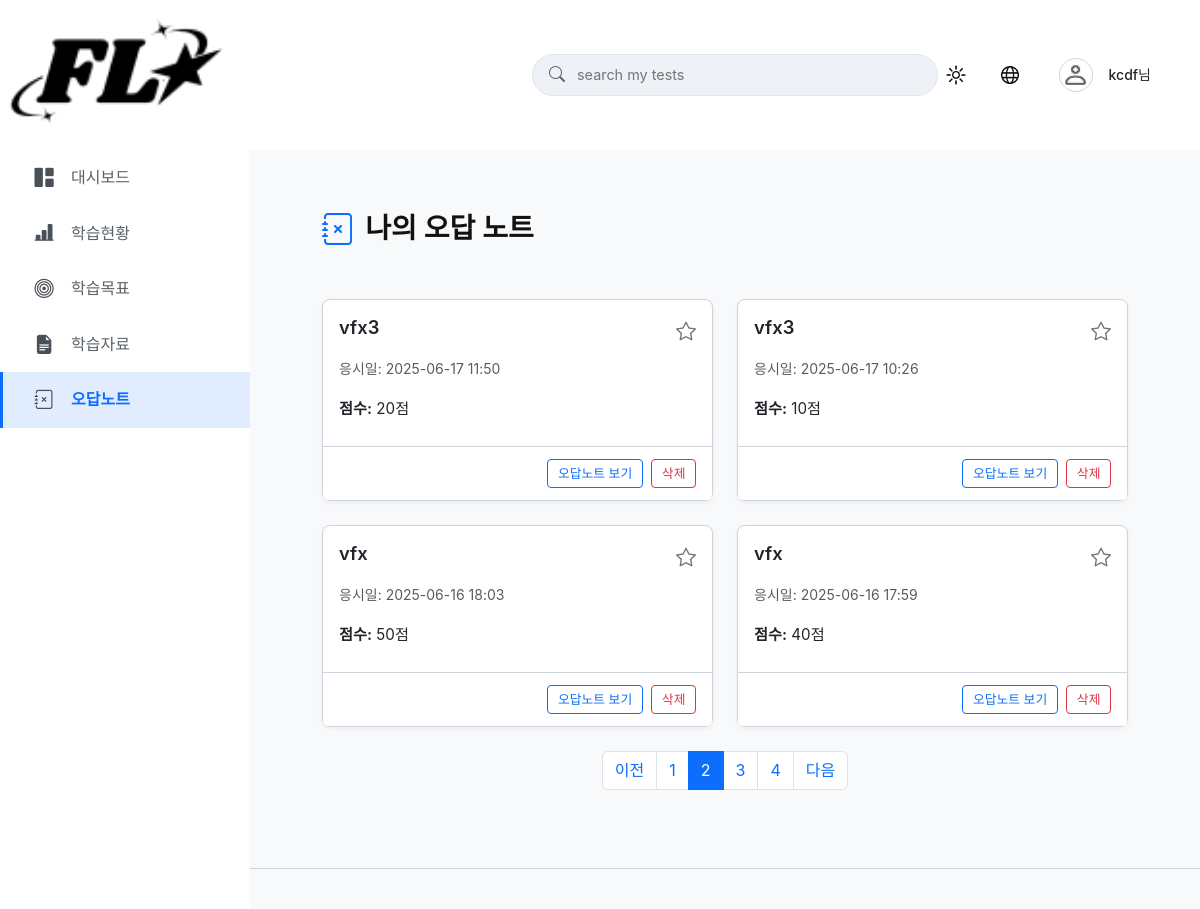
Before: /flo_my/mypage/incorrect-notes/?page=2 (signed in) with the older database file.
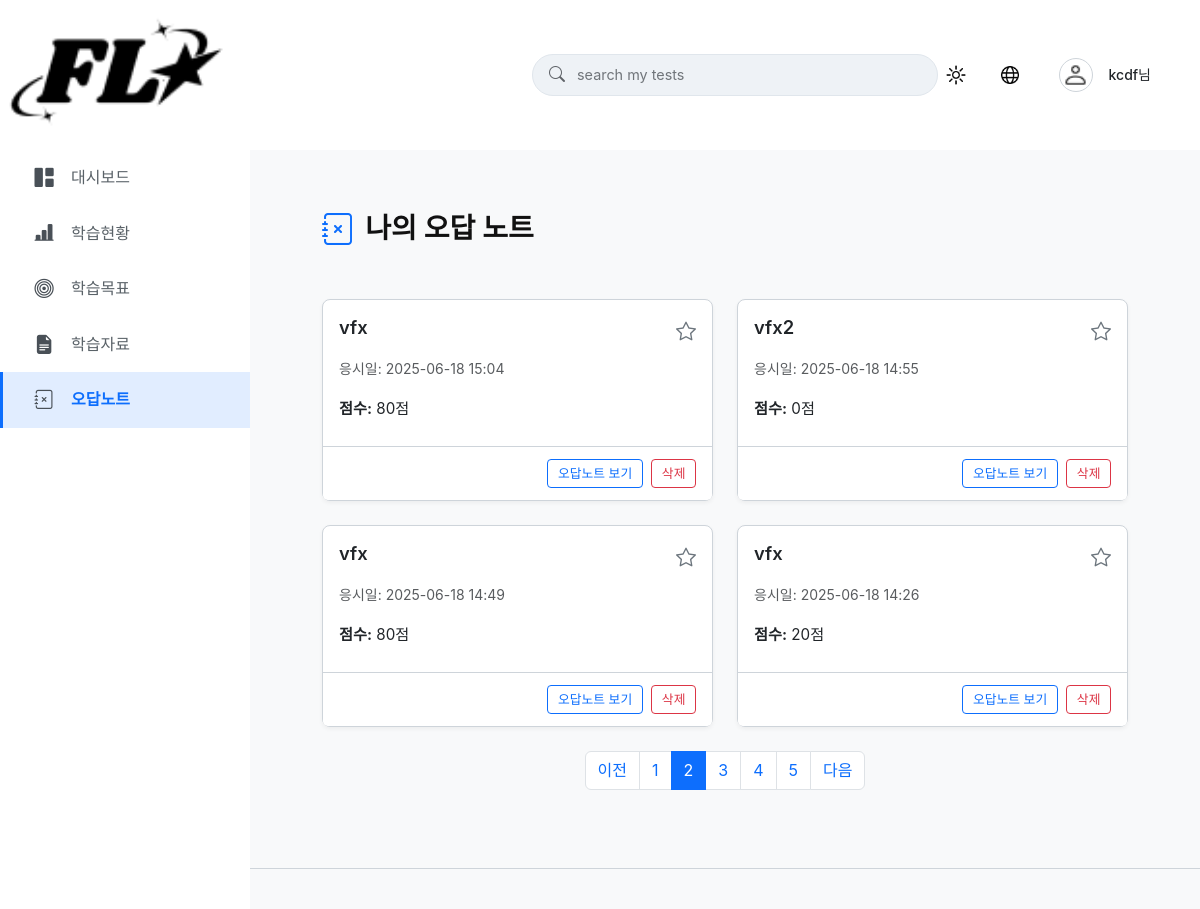
After: the same page with the newer database file.
### flo_exam/models.py (models this page shows, shortened)
class UserExamSession(models.Model):
    user = models.ForeignKey(
        settings.AUTH_USER_MODEL,
        on_delete=models.CASCADE, # 사용자 삭제 시 관련 세션도 삭제
        null=True, blank=True, # 비로그인 사용자도 응시 가능하도록
        verbose_name="응시자"
    )
    generated_exam = models.ForeignKey(
        GeneratedExam,
        on_delete=models.CASCADE, # 원본 시험 삭제 시 세션도 삭제
        verbose_name="응시한 시험"
    )
    start_time = models.DateTimeField(auto_now_add=True, verbose_name="시작 시간")
    end_time = models.DateTimeField(null=True, blank=True, verbose_name="종료 시간") # 채점 완료 시 기록
    score = models.FloatField(null=True, blank=True, verbose_name="점수") # 0.0 ~ 100.0
    is_important = models.BooleanField(default=False)
    class Meta:
        verbose_name = "사용자 시험 응시 세션"
        verbose_name_plural = "사용자 시험 응시 세션들"
        ordering = ['-start_time']

class GeneratedExam(models.Model):
    exam_document = models.OneToOneField(
        ExamDocument,
        on_delete=models.CASCADE, # 원본 ExamDocument 삭제 시 함께 삭제
        related_name="generated_exam", # ExamDocument 객체에서 .generated_exam으로 접근 가능
        verbose_name="원본 PDF 문서"
    )
    created_at = models.DateTimeField(auto_now_add=True, verbose_name="생성 일시")
    class Meta:
        verbose_name = "생성된 시험 세트"
        verbose_name_plural = "생성된 시험 세트들"
        ordering = ['-created_at']

class ExamDocument(models.Model):
    author = models.ForeignKey(
        settings.AUTH_USER_MODEL,
        on_delete=models.SET_NULL, # 작성자 계정 삭제 시 이 필드를 NULL로 설정 (문서는 남김)
        null=True,
        blank=True, # 관리자 페이지 등에서 빈 값 허용
        verbose_name="작성자"
    )
    title = models.CharField(max_length=255, verbose_name="문서 제목")
    pdf_file = models.FileField(upload_to='uploaded_pdfs/', verbose_name="PDF 파일")
    NUM_QUESTIONS_CHOICES = [
        (10, '10문제'),
        (20, '20문제'),
        (25, '25문제'),
    ]
    num_questions_requested = models.IntegerField(
        verbose_name="요청 문항수",
        choices=NUM_QUESTIONS_CHOICES,
        default=10
    )
    QUESTION_TYPE_CHOICES = [
        ('객관식', '객관식(4지선다)'),
        ('단답형', '단답형'),
    ]
    question_type_requested = models.CharField(
        max_length=20,
        verbose_name="요청 문제 유형",
        choices=QUESTION_TYPE_CHOICES,
        default='객관식'
    )
    subject_area = models.CharField(
        max_length=100,
        verbose_name="분야",
        help_text="예: 수학, 정보처리기사, HTML, CSS 등"
    )
    uploaded_at = models.DateTimeField(auto_now_add=True, verbose_name="업로드 일시")
    PROCESSING_STATUS_CHOICES = [
        ('PENDING', '대기 중'),
        ('PROCESSING', '문제 생성 중'),
        ('COMPLETED', '생성 완료'),
        ('FAILED', '생성 실패'),
    ]
    processing_status = models.CharField(
        max_length=20,
        choices=PROCESSING_STATUS_CHOICES,
        default='PENDING',
        verbose_name="처리 상태"
    )
    is_important = models.BooleanField(default=False, verbose_name="중요 표시")
    class Meta:
        verbose_name = "업로드된 PDF 문서"
        verbose_name_plural = "업로드된 PDF 문서들"
        ordering = ['-uploaded_at']
    class Meta:
        verbose_name = "업로드된 PDF 문서"
        verbose_name_plural = "업로드된 PDF 문서들"
        ordering = ['-uploaded_at']

### flo_my/views.py (the view)
# urls.py: path('mypage/incorrect-notes/', views.mypage_incorrect_notes_view, name='mypage_incorrect_notes'),
@login_required
def mypage_incorrect_notes_view(request):
    attempts_query = UserExamSession.objects.filter(user=request.user).select_related(
        'generated_exam__exam_document'
    ).order_by('-is_important', '-start_time')
    paginator = Paginator(attempts_query, 4) # 페이지당 항목 수를 4개로 변경
    page_number = request.GET.get('page')
    page_obj = paginator.get_page(page_number)
    num_pages = paginator.num_pages
    current_page = page_obj.number
    start_page = max(1, current_page - 2)
    end_page = min(num_pages, start_page + 4)
    if end_page - start_page < 4:
        start_page = max(1, end_page - 4)
    custom_page_range = range(start_page, end_page + 1)
    context = {
        'attempts_page': page_obj,
        'custom_page_range': custom_page_range,
        'mypage_nav_active': 'incorrect_notes',
    }
    return render(request, 'flo_my/mypage/mypage_incorrect_notes.html', context)

### flo/models.py (called while the page is built)
    @property
    def get_display_name(self):
        return self.nickname if self.nickname else self.user.username

    @property
    def get_profile_image_url(self):
        if self.profile_image and self.profile_image.name:
            return self.profile_image.url # 사용자가 업로드한 이미지
        return settings.STATIC_URL + 'flo/images/icons/profile/default_profile_light.png'

    @property
    def has_custom_profile_image(self):
        return bool(self.profile_image and self.profile_image.name)

### flo_my/templates/flo_my/mypage/mypage_incorrect_notes.html (shortened to what the changed rows need)
{% extends "flo_my/mypage_base.html" %}{% load static i18n %}
{% block extra_css %}
    <link rel="stylesheet" href="{% static 'flo/css/mypage_incorrect_notes.css' %}">
{% endblock %}
{% block mypage_content %}
<div class="incorrect-notes-page">
    <div class="page-title-container mb-4">
        <h2 class="page-main-title">{% translate "나의 오답 노트" %}</h2>
    </div>
    <div class="my-notes-list-or-message-section mt-2">
        {% if attempts_page and attempts_page.object_list %}
            <div class="row row-cols-1 row-cols-md-2 g-4">
                {% for attempt in attempts_page %}
                <div class="col">
                    <div class="card h-100 incorrect-note-card" id="note-card-{{ attempt.pk }}">
                        <div class="card-body">
                            <div class="d-flex justify-content-between align-items-start mb-2">
                                <div class="incorrect-note-title-container flex-grow-1 me-2">
                                    <a href="{% url 'flo_exam:mistake_note_page' attempt.generated_exam.exam_document.pk %}?attempt_id={{ attempt.pk }}" class="incorrect-note-title-link">
                                        <h5 class="card-title mb-0 d-inline note-title-text">{{ attempt.generated_exam.exam_document.title }}</h5>
                                    </a>
                                </div>
                                <i class="bi {% if attempt.is_important %}bi-star-fill text-warning{% else %}bi-star{% endif %} fs-5 ms-2 toggle-note-importance-btn"
                                   data-attempt-id="{{ attempt.pk }}"
                                   title="{% translate '중요도 변경' %}"
                                   style="cursor: pointer; color: {% if attempt.is_important %}#ffc107{% else %}#6c757d{% endif %};">
                                </i>
                            </div>
                            <p class="card-text text-muted">
                                <small>{% translate "응시일" %}: {{ attempt.start_time|date:"Y-m-d H:i" }}</small>
                            </p>
                            <p class="card-text note-score-text">
                                <strong>{% translate "점수" %}:</strong> {{ attempt.score|floatformat:0 }}점
                            </p>
                        </div>
                        <div class="card-footer text-end">
                            <a href="{% url 'flo_exam:mistake_note_page' attempt.generated_exam.exam_document.pk %}?attempt_id={{ attempt.pk }}" class="btn btn-sm btn-outline-primary me-1">{% translate "오답노트 보기" %}</a>
                            <button type="button" class="btn btn-sm btn-outline-danger delete-note-btn" data-attempt-id="{{ attempt.pk }}">{% translate "삭제" %}</button>
                        </div>
                    </div>
                </div>
                {% endfor %}
            </div>
            {% if attempts_page.has_other_pages %}
            <nav aria-label="Page navigation" class="mt-4">
                <ul class="pagination justify-content-center">
                    {% for i in custom_page_range %}
                        {% if attempts_page.number == i %}
                            <li class="page-item active" aria-current="page"><span class="page-link">{{ i }}</span></li>
                        {% else %}
                            <li class="page-item"><a class="page-link" href="?page={{ i }}{% for key, value in request.GET.items %}{% if key != 'page' %}&{{ key }}={{ value }}{% endif %}{% endfor %}">{{ i }}</a></li>
                        {% endif %}
                    {% endfor %}
                </ul>
            </nav>
            {% endif %}
        {% endif %}
    </div>
</div>
{% endblock %}

Changed rows visible on the page:
no longer on this page (row unchanged): UserExamSession: generated_exam.exam_document "vfx3", is_important False (drawn), start_time "2025-06-17 11:50", score "20"
no longer on this page (row unchanged): UserExamSession: generated_exam.exam_document "vfx3", is_important False (drawn), start_time "2025-06-17 10:26", score "10"
no longer on this page (row unchanged): UserExamSession: generated_exam.exam_document "vfx", is_important False (drawn), start_time "2025-06-16 18:03", score "50"
no longer on this page (row unchanged): UserExamSession: generated_exam.exam_document "vfx", is_important False (drawn), start_time "2025-06-16 17:59", score "40"
added UserExamSession: generated_exam.exam_document "vfx", is_important False (drawn), start_time "2025-06-18 15:04", score "80"
added UserExamSession: generated_exam.exam_document "vfx2", is_important False (drawn), start_time "2025-06-18 14:55", score "0"
added UserExamSession: generated_exam.exam_document "vfx", is_important False (drawn), start_time "2025-06-18 14:49", score "80"
added UserExamSession: generated_exam.exam_document "vfx", is_important False (drawn), start_time "2025-06-18 14:26", score "20"
Other visible differences:
new list line: "5"
